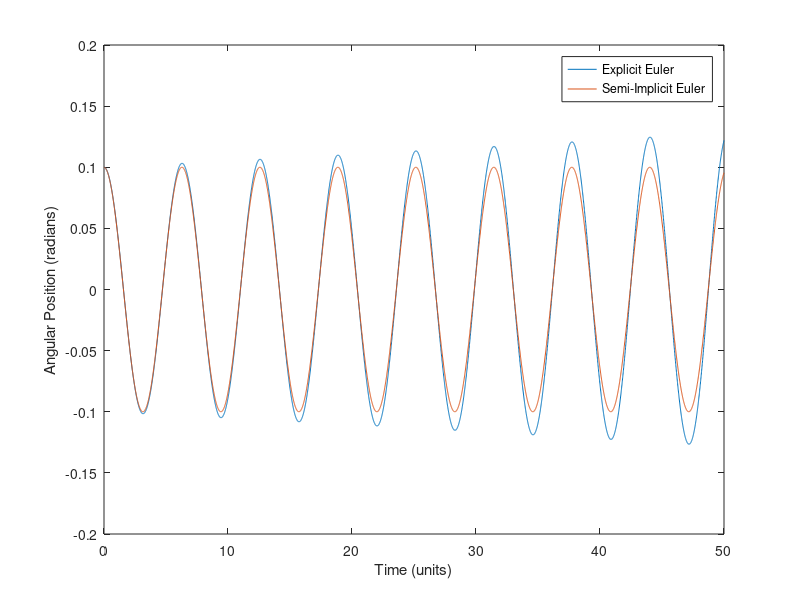

Here is the MATLAB script that generated this plot:
%Problem 2: Pendulum Simulation
%Simulates and plots the position and velocity

clc;
%Part A: Without Damping
%Initialization
t_i = 0; t_f = 50;
dt = 0.01;
t_steps = ceil(t_f/dt);
t = linspace(t_i,t_f,t_steps);
g = 10;
L = 10;
theta = zeros(1,t_steps);
w = zeros(1,t_steps);
theta(1) = 0.1;
w(1) = 0;
%Explicit Euler
for k = 2:t_steps
    w(k) = w(k-1) + dt*(-g/L)*sin(theta(k-1));
    theta(k) = theta(k-1) + dt*w(k-1);
end
plot(t,theta);
xlabel('Time (units)');
ylabel('Angular Position (radians)');
h1 = figure(1);
box on
hold on
%Semi-implicit Euler
for k = 1:t_steps-1
    w(k+1) = w(k) + dt*(-g/L)*sin(theta(k));
    theta(k+1) = theta(k) + dt*w(k+1);
end
plot(t,theta);
hold off
legend('Explicit Euler', 'Semi-Implicit Euler');
saveas(h1, 'position.png');
